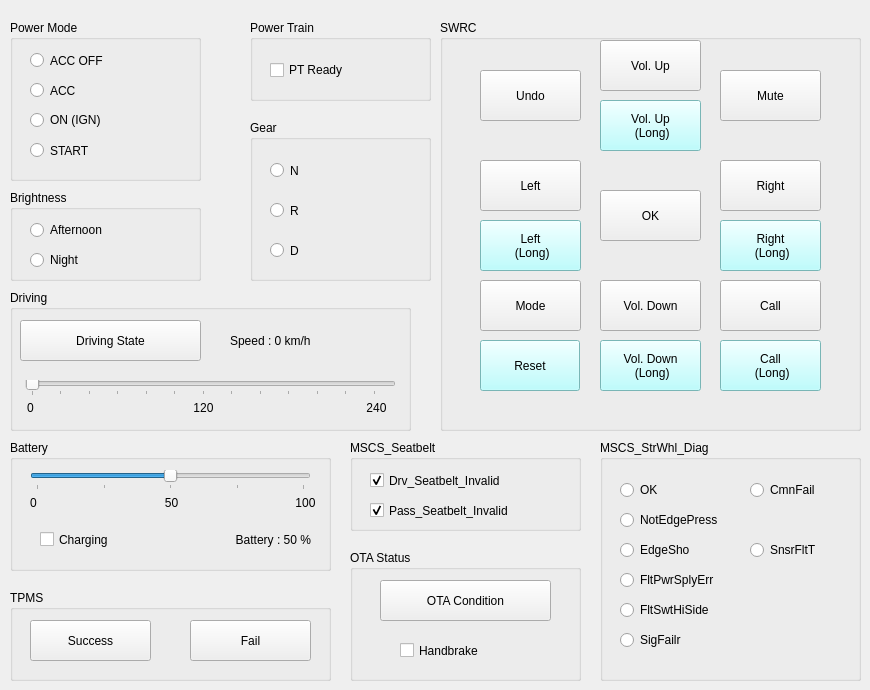
    <widget class="QWidget" name="can_basic">
     <attribute name="title">
      <string>CAN Basic</string>
     </attribute>
     <widget class="QGroupBox" name="gear_group">
      <property name="geometry">
       <rect>
        <x>250</x>
        <y>120</y>
        <width>181</width>
        <height>161</height>
       </rect>
      </property>
      <property name="title">
       <string>Gear</string>
      </property>
      <widget class="QRadioButton" name="btn_gear_n">
       <property name="geometry">
        <rect>
         <x>20</x>
         <y>40</y>
         <width>90</width>
         <height>21</height>
        </rect>
       </property>
       <property name="text">
        <string>N</string>
       </property>
       <property name="checkable">
        <bool>true</bool>
       </property>
      </widget>
      <widget class="QRadioButton" name="btn_gear_r">
       <property name="geometry">
        <rect>
         <x>20</x>
         <y>80</y>
         <width>90</width>
         <height>21</height>
        </rect>
       </property>
       <property name="text">
        <string>R</string>
       </property>
      </widget>
      <widget class="QRadioButton" name="btn_gear_d">
       <property name="geometry">
        <rect>
         <x>20</x>
         <y>120</y>
         <width>90</width>
         <height>21</height>
        </rect>
       </property>
       <property name="text">
        <string>D</string>
       </property>
      </widget>
     </widget>
     <widget class="QGroupBox" name="power_group">
      <property name="geometry">
       <rect>
        <x>10</x>
        <y>20</y>
        <width>191</width>
        <height>161</height>
       </rect>
      </property>
      <property name="title">
       <string>Power Mode</string>
      </property>
      <widget class="QRadioButton" name="btn_acc_off">
       <property name="geometry">
        <rect>
         <x>20</x>
         <y>30</y>
         <width>161</width>
         <height>21</height>
        </rect>
       </property>
       <property name="text">
        <string>ACC OFF</string>
       </property>
      </widget>
      <widget class="QRadioButton" name="btn_acc">
       <property name="geometry">
        <rect>
         <x>20</x>
         <y>60</y>
         <width>161</width>
         <height>21</height>
        </rect>
       </property>
       <property name="text">
        <string>ACC</string>
       </property>
      </widget>
      <widget class="QRadioButton" name="btn_ign">
       <property name="geometry">
        <rect>
         <x>20</x>
         <y>90</y>
         <width>161</width>
         <height>20</height>
        </rect>
       </property>
       <property name="text">
        <string>ON (IGN)</string>
       </property>
      </widget>
      <widget class="QRadioButton" name="btn_start">
       <property name="geometry">
        <rect>
         <x>20</x>
         <y>120</y>
         <width>161</width>
         <height>21</height>
        </rect>
       </property>
       <property name="text">
        <string>START</string>
       </property>
      </widget>
     </widget>
     <widget class="QGroupBox" name="swrc_group">
      <property name="geometry">
       <rect>
        <x>440</x>
        <y>20</y>
        <width>421</width>
        <height>411</height>
       </rect>
      </property>
      <property name="title">
       <string>SWRC</string>
      </property>
      <property name="checkable">
       <bool>false</bool>
      </property>
      <widget class="QPushButton" name="btn_vol_down">
       <property name="geometry">
        <rect>
         <x>160</x>
         <y>260</y>
         <width>101</width>
         <height>51</height>
        </rect>
       </property>
       <property name="text">
        <string>Vol. Down</string>
       </property>
      </widget>
      <widget class="QPushButton" name="btn_vol_down_long">
       <property name="geometry">
        <rect>
         <x>160</x>
         <y>320</y>
         <width>101</width>
         <height>51</height>
        </rect>
       </property>
       <property name="styleSheet">
        <string notr="true">background-color:rgb(170, 255, 255)</string>
       </property>
       <property name="text">
        <string>Vol. Down 
 (Long)</string>
       </property>
       <property name="checkable">
        <bool>true</bool>
       </property>
      </widget>
      <widget class="QPushButton" name="btn_vol_up_long">
       <property name="geometry">
        <rect>
         <x>160</x>
         <y>80</y>
         <width>101</width>
         <height>51</height>
        </rect>
       </property>
       <property name="styleSheet">
        <string notr="true">background-color:rgb(170, 255, 255)</string>
       </property>
       <property name="text">
        <string>Vol. Up 
 (Long)</string>
       </property>
       <property name="checkable">
        <bool>true</bool>
       </property>
      </widget>
      <widget class="QPushButton" name="btn_vol_up">
       <property name="geometry">
        <rect>
         <x>160</x>
         <y>20</y>
         <width>101</width>
         <height>51</height>
        </rect>
       </property>
       <property name="sizePolicy">
        <sizepolicy hsizetype="Expanding" vsizetype="Expanding">
         <horstretch>0</horstretch>
         <verstretch>0</verstretch>
        </sizepolicy>
       </property>
       <property name="text">
        <string>Vol. Up</string>
       </property>
       <property name="checkable">
        <bool>false</bool>
       </property>
       <property name="autoRepeat">
        <bool>false</bool>
       </property>
      </widget>
      <widget class="QPushButton" name="btn_ok">
       <property name="geometry">
        <rect>
         <x>160</x>
         <y>170</y>
         <width>101</width>
         <height>51</height>
        </rect>
       </property>
       <property name="text">
        <string>OK</string>
       </property>
      </widget>
      <widget class="QPushButton" name="btn_left_long">
       <property name="geometry">
        <rect>
         <x>40</x>
         <y>200</y>
         <width>101</width>
         <height>51</height>
        </rect>
       </property>
       <property name="palette">
        <palette>
         <active>
          <colorrole role="Button">
           <brush brushstyle="SolidPattern">
            <color alpha="255">
             <red>170</red>
             <green>255</green>
             <blue>255</blue>
            </color>
           </brush>
          </colorrole>
          <colorrole role="Base">
           <brush brushstyle="SolidPattern">
            <color alpha="255">
             <red>170</red>
             <green>255</green>
             <blue>255</blue>
            </color>
           </brush>
          </colorrole>
          <colorrole role="Window">
           <brush brushstyle="SolidPattern">
            <color alpha="255">
             <red>170</red>
             <green>255</green>
             <blue>255</blue>
            </color>
           </brush>
          </colorrole>
         </active>
         <inactive>
          <colorrole role="Button">
           <brush brushstyle="SolidPattern">
            <color alpha="255">
             <red>170</red>
             <green>255</green>
             <blue>255</blue>
            </color>
           </brush>
          </colorrole>
          <colorrole role="Base">
           <brush brushstyle="SolidPattern">
            <color alpha="255">
             <red>170</red>
             <green>255</green>
             <blue>255</blue>
            </color>
           </brush>
          </colorrole>
          <colorrole role="Window">
           <brush brushstyle="SolidPattern">
            <color alpha="255">
             <red>170</red>
             <green>255</green>
             <blue>255</blue>
            </color>
           </brush>
          </colorrole>
         </inactive>
         <disabled>
          <colorrole role="Button">
           <brush brushstyle="SolidPattern">
            <color alpha="255">
             <red>170</red>
             <green>255</green>
             <blue>255</blue>
            </color>
           </brush>
          </colorrole>
          <colorrole role="Base">
           <brush brushstyle="SolidPattern">
            <color alpha="255">
             <red>170</red>
             <green>255</green>
             <blue>255</blue>
            </color>
           </brush>
          </colorrole>
          <colorrole role="Window">
           <brush brushstyle="SolidPattern">
            <color alpha="255">
             <red>170</red>
             <green>255</green>
             <blue>255</blue>
            </color>
           </brush>
          </colorrole>
         </disabled>
        </palette>
       </property>
       <property name="styleSheet">
        <string notr="true">background-color:rgb(170, 255, 255)</string>
       </property>
       <property name="text">
        <string>Left 
 (Long)</string>
       </property>
       <property name="checkable">
        <bool>true</bool>
       </property>
      </widget>
      <widget class="QPushButton" name="btn_left">
       <property name="geometry">
        <rect>
         <x>40</x>
         <y>140</y>
         <width>101</width>
         <height>51</height>
        </rect>
       </property>
       <property name="text">
        <string>Left</string>
       </property>
       <property name="checkable">
        <bool>false</bool>
       </property>
       <property name="autoRepeat">
        <bool>false</bool>
       </property>
       <property name="autoRepeatDelay">
        <number>40</number>
       </property>
       <property name="autoRepeatInterval">
        <number>0</number>
       </property>
      </widget>
      <widget class="QPushButton" name="btn_right">
       <property name="geometry">
        <rect>
         <x>280</x>
         <y>140</y>
         <width>101</width>
         <height>51</height>
        </rect>
       </property>
       <property name="text">
        <string>Right</string>
       </property>
       <property name="autoRepeat">
        <bool>false</bool>
       </property>
       <property name="autoRepeatDelay">
        <number>20</number>
       </property>
       <property name="autoRepeatInterval">
        <number>20</number>
       </property>
      </widget>
      <widget class="QPushButton" name="btn_right_long">
       <property name="geometry">
        <rect>
         <x>280</x>
         <y>200</y>
         <width>101</width>
         <height>51</height>
        </rect>
       </property>
       <property name="styleSheet">
        <string notr="true">background-color:rgb(170, 255, 255)</string>
       </property>
       <property name="text">
        <string>Right 
 (Long)</string>
       </property>
       <property name="checkable">
        <bool>true</bool>
       </property>
      </widget>
      <widget class="QPushButton" name="btn_undo">
       <property name="geometry">
        <rect>
         <x>40</x>
         <y>50</y>
         <width>101</width>
         <height>51</height>
        </rect>
       </property>
       <property name="text">
        <string>Undo</string>
       </property>
      </widget>
      <widget class="QPushButton" name="btn_mute">
       <property name="geometry">
        <rect>
         <x>280</x>
         <y>50</y>
         <width>101</width>
         <height>51</height>
        </rect>
       </property>
       <property name="text">
        <string>Mute</string>
       </property>
      </widget>
      <widget class="QPushButton" name="btn_mode">
       <property name="geometry">
        <rect>
         <x>40</x>
         <y>260</y>
         <width>101</width>
         <height>51</height>
        </rect>
       </property>
       <property name="text">
        <string>Mode</string>
       </property>
      </widget>
      <widget class="QPushButton" name="btn_call_long">
       <property name="geometry">
        <rect>
         <x>280</x>
         <y>320</y>
         <width>101</width>
         <height>51</height>
        </rect>
       </property>
       <property name="styleSheet">
        <string notr="true">background-color:rgb(170, 255, 255)</string>
       </property>
       <property name="text">
        <string>Call 
 (Long)</string>
       </property>
       <property name="checkable">
        <bool>true</bool>
       </property>
      </widget>
      <widget class="QPushButton" name="btn_call">
       <property name="geometry">
        <rect>
         <x>280</x>
         <y>260</y>
         <width>101</width>
         <height>51</height>
        </rect>
       </property>
       <property name="text">
        <string>Call</string>
       </property>
      </widget>
      <widget class="QPushButton" name="btn_reset">
       <property name="geometry">
        <rect>
         <x>40</x>
         <y>320</y>
         <width>100</width>
         <height>51</height>
        </rect>
       </property>
       <property name="styleSheet">
        <string notr="true">background-color:rgb(170, 255, 255)</string>
       </property>
       <property name="text">
        <string>Reset</string>
       </property>
       <property name="checkable">
        <bool>true</bool>
       </property>
       <property name="autoRepeat">
        <bool>false</bool>
       </property>
       <property name="autoRepeatDelay">
        <number>50</number>
       </property>
       <property name="autoRepeatInterval">
        <number>0</number>
       </property>
      </widget>
     </widget>
     <widget class="QGroupBox" name="driving_group">
      <property name="geometry">
       <rect>
        <x>10</x>
        <y>290</y>
        <width>401</width>
        <height>141</height>
       </rect>
      </property>
      <property name="title">
       <string>Driving</string>
      </property>
      <widget class="QPushButton" name="btn_drv_state">
       <property name="geometry">
        <rect>
         <x>10</x>
         <y>30</y>
         <width>181</width>
         <height>41</height>
        </rect>
       </property>
       <property name="text">
        <string>Driving State</string>
       </property>
      </widget>
      <widget class="QSlider" name="slider_speed">
       <property name="geometry">
        <rect>
         <x>15</x>
         <y>90</y>
         <width>371</width>
         <height>16</height>
        </rect>
       </property>
       <property name="maximum">
        <number>250</number>
       </property>
       <property name="singleStep">
        <number>5</number>
       </property>
       <property name="orientation">
        <enum>Qt::Horizontal</enum>
       </property>
       <property name="tickPosition">
        <enum>QSlider::TicksBelow</enum>
       </property>
       <property name="tickInterval">
        <number>20</number>
       </property>
      </widget>
      <widget class="QLabel" name="tick_0_speed">
       <property name="geometry">
        <rect>
         <x>10</x>
         <y>110</y>
         <width>21</width>
         <height>16</height>
        </rect>
       </property>
       <property name="text">
        <string>0</string>
       </property>
       <property name="alignment">
        <set>Qt::AlignCenter</set>
       </property>
      </widget>
      <widget class="QLabel" name="tick_240">
       <property name="geometry">
        <rect>
         <x>351</x>
         <y>110</y>
         <width>31</width>
         <height>16</height>
        </rect>
       </property>
       <property name="text">
        <string>240</string>
       </property>
       <property name="alignment">
        <set>Qt::AlignCenter</set>
       </property>
      </widget>
      <widget class="QLabel" name="tick_120">
       <property name="geometry">
        <rect>
         <x>178</x>
         <y>110</y>
         <width>31</width>
         <height>16</height>
        </rect>
       </property>
       <property name="text">
        <string>120</string>
       </property>
       <property name="alignment">
        <set>Qt::AlignCenter</set>
       </property>
      </widget>
      <widget class="QLabel" name="label_speed">
       <property name="geometry">
        <rect>
         <x>220</x>
         <y>40</y>
         <width>171</width>
         <height>21</height>
        </rect>
       </property>
       <property name="text">
        <string>Speed : 0 km/h</string>
       </property>
      </widget>
     </widget>
     <widget class="QGroupBox" name="battery_group">
      <property name="geometry">
       <rect>
        <x>10</x>
        <y>440</y>
        <width>321</width>
        <height>131</height>
       </rect>
      </property>
      <property name="title">
       <string>Battery</string>
      </property>
      <widget class="QCheckBox" name="chkbox_charge">
       <property name="geometry">
        <rect>
         <x>30</x>
         <y>89</y>
         <width>121</width>
         <height>21</height>
        </rect>
       </property>
       <property name="text">
        <string>Charging</string>
       </property>
      </widget>
      <widget class="QLabel" name="label_battery">
       <property name="geometry">
        <rect>
         <x>160</x>
         <y>90</y>
         <width>141</width>
         <height>20</height>
        </rect>
       </property>
       <property name="text">
        <string>Battery : 50 %</string>
       </property>
       <property name="alignment">
        <set>Qt::AlignRight|Qt::AlignTrailing|Qt::AlignVCenter</set>
       </property>
      </widget>
      <widget class="QSlider" name="slider_battery">
       <property name="geometry">
        <rect>
         <x>20</x>
         <y>30</y>
         <width>281</width>
         <height>20</height>
        </rect>
       </property>
       <property name="maximum">
        <number>100</number>
       </property>
       <property name="singleStep">
        <number>2</number>
       </property>
       <property name="pageStep">
        <number>2</number>
       </property>
       <property name="value">
        <number>50</number>
       </property>
       <property name="orientation">
        <enum>Qt::Horizontal</enum>
       </property>
       <property name="tickPosition">
        <enum>QSlider::TicksBelow</enum>
       </property>
       <property name="tickInterval">
        <number>25</number>
       </property>
      </widget>
      <widget class="QLabel" name="tick_0_batt">
       <property name="geometry">
        <rect>
         <x>13</x>
         <y>55</y>
         <width>21</width>
         <height>16</height>
        </rect>
       </property>
       <property name="text">
        <string>0</string>
       </property>
       <property name="alignment">
        <set>Qt::AlignCenter</set>
       </property>
      </widget>
      <widget class="QLabel" name="tick_50">
       <property name="geometry">
        <rect>
         <x>151</x>
         <y>55</y>
         <width>21</width>
         <height>16</height>
        </rect>
       </property>
       <property name="text">
        <string>50</string>
       </property>
       <property name="alignment">
        <set>Qt::AlignCenter</set>
       </property>
      </widget>
      <widget class="QLabel" name="tick_100">
       <property name="geometry">
        <rect>
         <x>280</x>
         <y>55</y>
         <width>31</width>
         <height>16</height>
        </rect>
       </property>
       <property name="text">
        <string>100</string>
       </property>
       <property name="alignment">
        <set>Qt::AlignCenter</set>
       </property>
      </widget>
     </widget>
     <widget class="QGroupBox" name="power_train_group">
      <property name="geometry">
       <rect>
        <x>250</x>
        <y>20</y>
        <width>181</width>
        <height>81</height>
       </rect>
      </property>
      <property name="title">
       <string>Power Train</string>
      </property>
      <widget class="QCheckBox" name="chkbox_pt_ready">
       <property name="geometry">
        <rect>
         <x>20</x>
         <y>40</y>
         <width>141</width>
         <height>20</height>
        </rect>
       </property>
       <property name="text">
        <string>PT Ready</string>
       </property>
      </widget>
     </widget>
     <widget class="QGroupBox" name="ota_group">
      <property name="geometry">
       <rect>
        <x>350</x>
        <y>550</y>
        <width>231</width>
        <height>131</height>
       </rect>
      </property>
      <property name="title">
       <string>OTA Status</string>
      </property>
      <widget class="QCheckBox" name="chkbox_h_brake">
       <property name="geometry">
        <rect>
         <x>50</x>
         <y>90</y>
         <width>141</width>
         <height>21</height>
        </rect>
       </property>
       <property name="text">
        <string>Handbrake</string>
       </property>
      </widget>
      <widget class="QPushButton" name="btn_ota_cond">
       <property name="geometry">
        <rect>
         <x>30</x>
         <y>30</y>
         <width>171</width>
         <height>41</height>
        </rect>
       </property>
       <property name="text">
        <string>OTA Condition</string>
       </property>
      </widget>
     </widget>
     <widget class="QGroupBox" name="tpms_group">
      <property name="geometry">
       <rect>
        <x>10</x>
        <y>590</y>
        <width>321</width>
        <height>91</height>
       </rect>
      </property>
      <property name="title">
       <string>TPMS</string>
      </property>
      <widget class="QPushButton" name="btn_tpms_success">
       <property name="geometry">
        <rect>
         <x>20</x>
         <y>30</y>
         <width>121</width>
         <height>41</height>
        </rect>
       </property>
       <property name="text">
        <string>Success</string>
       </property>
      </widget>
      <widget class="QPushButton" name="btn_tpms_fail">
       <property name="geometry">
        <rect>
         <x>180</x>
         <y>30</y>
         <width>121</width>
         <height>41</height>
        </rect>
       </property>
       <property name="text">
        <string>Fail</string>
       </property>
      </widget>
     </widget>
     <widget class="QGroupBox" name="brightness_group">
      <property name="geometry">
       <rect>
        <x>10</x>
        <y>190</y>
        <width>191</width>
        <height>91</height>
       </rect>
      </property>
      <property name="title">
       <string>Brightness</string>
      </property>
      <widget class="QRadioButton" name="btn_bright_afternoon">
       <property name="geometry">
        <rect>
         <x>20</x>
         <y>30</y>
         <width>121</width>
         <height>20</height>
        </rect>
       </property>
       <property name="text">
        <string>Afternoon</string>
       </property>
      </widget>
      <widget class="QRadioButton" name="btn_bright_night">
       <property name="geometry">
        <rect>
         <x>20</x>
         <y>60</y>
         <width>81</width>
         <height>20</height>
        </rect>
       </property>
       <property name="text">
        <string>Night</string>
       </property>
      </widget>
     </widget>
     <widget class="QGroupBox" name="mscs_StWhl_diag_group">
      <property name="geometry">
       <rect>
        <x>600</x>
        <y>440</y>
        <width>261</width>
        <height>241</height>
       </rect>
      </property>
      <property name="title">
       <string>MSCS_StrWhl_Diag</string>
      </property>
      <widget class="QRadioButton" name="btn_mscs_NotEdgePress">
       <property name="geometry">
        <rect>
         <x>20</x>
         <y>70</y>
         <width>181</width>
         <height>20</height>
        </rect>
       </property>
       <property name="text">
        <string>NotEdgePress</string>
       </property>
      </widget>
      <widget class="QRadioButton" name="btn_mscs_EdgeSho">
       <property name="geometry">
        <rect>
         <x>20</x>
         <y>100</y>
         <width>121</width>
         <height>20</height>
        </rect>
       </property>
       <property name="text">
        <string>EdgeSho</string>
       </property>
      </widget>
      <widget class="QRadioButton" name="btn_mscs_SnsrFltT">
       <property name="geometry">
        <rect>
         <x>150</x>
         <y>100</y>
         <width>121</width>
         <height>20</height>
        </rect>
       </property>
       <property name="text">
        <string>SnsrFltT</string>
       </property>
      </widget>
      <widget class="QRadioButton" name="btn_mscs_FltPwrSplyErr">
       <property name="geometry">
        <rect>
         <x>20</x>
         <y>130</y>
         <width>191</width>
         <height>20</height>
        </rect>
       </property>
       <property name="text">
        <string>FltPwrSplyErr</string>
       </property>
      </widget>
      <widget class="QRadioButton" name="btn_mscs_FltSwtHiSide">
       <property name="geometry">
        <rect>
         <x>20</x>
         <y>160</y>
         <width>191</width>
         <height>20</height>
        </rect>
       </property>
       <property name="text">
        <string>FltSwtHiSide</string>
       </property>
      </widget>
      <widget class="QRadioButton" name="btn_mscs_SigFailr">
       <property name="geometry">
        <rect>
         <x>20</x>
         <y>190</y>
         <width>121</width>
         <height>20</height>
        </rect>
       </property>
       <property name="text">
        <string>SigFailr</string>
       </property>
      </widget>
      <widget class="QRadioButton" name="btn_mscs_CmnFail">
       <property name="geometry">
        <rect>
         <x>150</x>
         <y>40</y>
         <width>121</width>
         <height>20</height>
        </rect>
       </property>
       <property name="text">
        <string>CmnFail</string>
       </property>
      </widget>
      <widget class="QRadioButton" name="btn_mscs_ok">
       <property name="geometry">
        <rect>
         <x>20</x>
         <y>40</y>
         <width>121</width>
         <height>20</height>
        </rect>
       </property>
       <property name="text">
        <string>OK</string>
       </property>
      </widget>
     </widget>
     <widget class="QGroupBox" name="mscs_seatbelt_group">
      <property name="geometry">
       <rect>
        <x>350</x>
        <y>440</y>
        <width>231</width>
        <height>91</height>
       </rect>
      </property>
      <property name="title">
       <string>MSCS_Seatbelt</string>
      </property>
      <widget class="QCheckBox" name="chkbox_drv_invalid">
       <property name="geometry">
        <rect>
         <x>20</x>
         <y>30</y>
         <width>231</width>
         <height>21</height>
        </rect>
       </property>
       <property name="text">
        <string>Drv_Seatbelt_Invalid</string>
       </property>
       <property name="checked">
        <bool>true</bool>
       </property>
      </widget>
      <widget class="QCheckBox" name="chkbox_pass_invalid">
       <property name="geometry">
        <rect>
         <x>20</x>
         <y>60</y>
         <width>231</width>
         <height>21</height>
        </rect>
       </property>
       <property name="text">
        <string>Pass_Seatbelt_Invalid</string>
       </property>
       <property name="checked">
        <bool>true</bool>
       </property>
      </widget>
     </widget>
    </widget>
